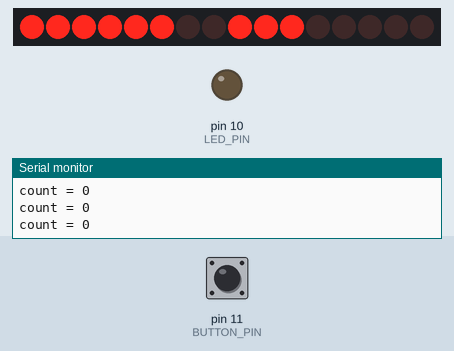
The sketch below on a simulated Arduino Uno, built with avr-gcc and run on an emulated ATmega328P. Shown: 16 shift-register outputs drawn as a row of LEDs (first output left, lit = HIGH), output pins drawn as LEDs (lit = HIGH), the last lines printed to the serial monitor. Wiring (inferred from the names in the program): 2 × shift register (74HC595): data pin 2; shift clock pin 4; latch pin 3. Wiring (inferred from the signals the program sends): row of LEDs: on Q0, Q1, Q2, Q3, Q4, Q5, Q6, Q7, Q8, Q9, Q10, Q11, Q12, Q13, Q14, Q15. Inputs (shaded band) come from the test bench; at power-on: pin 11 (BUTTON_PIN) HIGH. Pins used as bus, display or sensor lines are not drawn.

Above: at 1.2 s.
1.3 s: pin 11 (BUTTON_PIN) pulled LOW for 0.15 s
At 1.55 s:
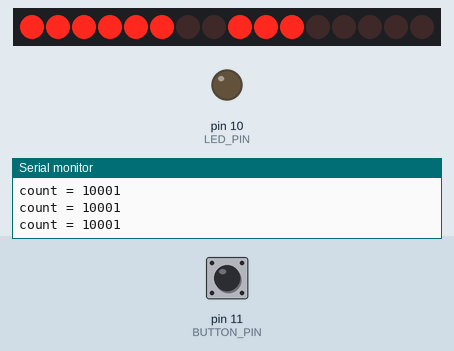
2.0 s: pin 11 (BUTTON_PIN) pulsed LOW 5 times (0.12 s each, 0.3 s apart)
At 2.67 s:
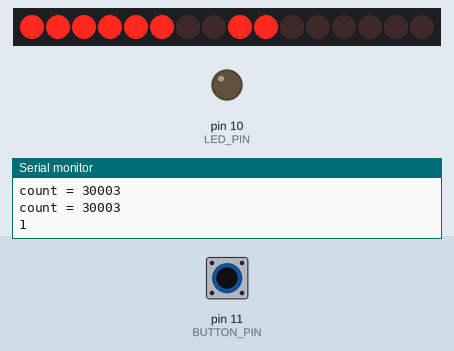
6.5 s: pin 11 (BUTTON_PIN) pulled LOW for 1 s
9.0 s: pin 11 (BUTTON_PIN) pulled LOW for 3.2 s
At 9.27 s:
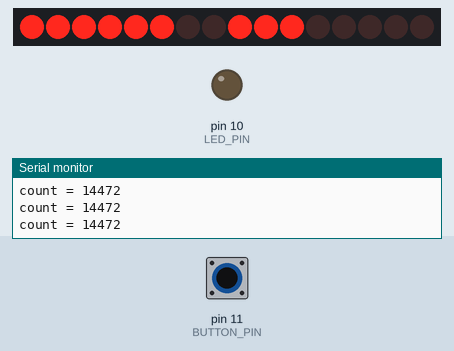
Timing chart, 0 to 13.8 s (numbered marks = the images above; inputs shaded):
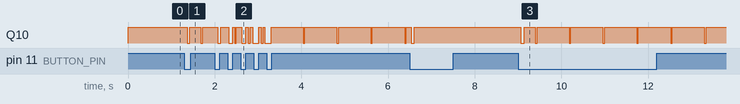

The sketch:

Crony_MUI.ino
```cpp
#define SCLK_C 4 // пины ардуино для подключения Crony
#define RCLK_C 3
#define DIO_C  2

unsigned long timer0; //Переменная для работы таймера

int NUMBER = 0;  //Счетчик для определения номера ячейки в столбце массива symbol[][]
int NUMBER1 = 0; //Переменная для хранения значения 1го разряда
int NUMBER2 = 0; //Переменная для хранения значения 2го разряда
int NUMBER3 = 0; //Переменная для хранения значения 3го разряда

int column = 10; //Количество столбцов массива
int line = 0;    //Переменная для выбора строки из массива

int funct = 0;   //Выбор функции (режима работы)
int del = 1000;  //Интервалл переключения индикатора
int iIi  = 10;   //Переменная иИи для включения FloatPoint только на одном определенном разряде, на пример плавающую точку (12,3 - 1,23)
byte FloatPoint = 0b10000000; // h. Байт включаюший сегмент "h" индикатора
byte other = 0b00000000; //Дополнительный байт, позволяет
//модифицировать байт отправляемый
//на порт DIO и сдвиговый регистр

// маска для 7 сигментного индикатора
const byte symbol[5][10] = {
  {
    0b00000000, //
    0b01110110, // H
    0b01111001, // E
    0b00111000, // L
    0b00111000, // L
    0b00111111, // O
    0b00000000, //
    0b00000000, //
    0b01000000, // -
    0b00000000, //
  }, {
    0b00111111, // 0
    0b00000110, // 1
    0b01011011, // 2
    0b01001111, // 3
    0b01100110, // 4
    0b01101101, // 5
    0b01111101, // 6
    0b00000111, // 7
    0b01111111, // 8
    0b01101111, // 9
  }, {
    //Crony
    0b01100011, //"o_o"
    0b01000001, //"=_="
    0b01000000, //"-_-"
    0b01000011, //">_>"
    0b01100001, //"<_<"
    0b00000001, //"-high -"
    0b00001000, //"_"_
    0b01001000, //"="_
    0b01011100, //"o"_
    0b01000000, //"-"_
  }, {
    //"__________"
    0b01011100, //"o"
    0b01010100, //"n"
    0b00011100, //"u"
    0b01000000, //"-"
    0b00001000, //"_"
    0b01001100, //">"
    0b01011000, //"<"
    0b00111111, //"0"
    0b00000000, //
    0b00000000, //
  }, {
    //каждый сегмент в отдельности
    0b00000000, // пробел
    0b00000001, // a
    0b00000010, // b
    0b00000100, // c
    0b00001000, // d_
    0b00010000, // e
    0b00100000, // f
    0b01000000, // g-
    0b10000000, // h.
    0b00000000, //
  }
};
const byte chr[3] = { // маска для разряда 0, 1, 2
  0b00000110, //100
  0b00000101, //010
  0b00000011, //001
  //0b00000000, //111
  //0b00000111, //000
};
//********************

//Knopka Amperka
#define BUTTON_PIN  11
#define LED_PIN     10

boolean buttonWasUp = true;  // была ли кнопка отпущена?
boolean ledEnabled = false;  // включен ли свет?
long previousMillis = 0;
long previousMillis1 = 0;
//
int count = 0;

void setup() {
  // put your setup code here, to run once:
  pinMode(RCLK_C, OUTPUT);
  pinMode(SCLK_C, OUTPUT);
  pinMode(DIO_C, OUTPUT);

  //Knopka Amperka
  pinMode(LED_PIN, OUTPUT);
  pinMode(BUTTON_PIN, INPUT_PULLUP);

  Serial.begin(9600);

}

void loop() {
  // put your main code here, to run repeatedly:
  line = 1;
  del = 100;
  other = symbol[4][0]; //Включаем "-" на всех разрядах
  iIi = 10;
  //***********************

  //Knopka Amperka
  // определить момент «клика» несколько сложнее, чем факт того,
  // что кнопка сейчас просто нажата. Для определения клика мы
  // сначала понимаем, отпущена ли кнопка прямо сейчас...
  boolean buttonIsUp = digitalRead(BUTTON_PIN);

  // ...если «кнопка была отпущена и (&&) не отпущена сейчас»...
  if (buttonWasUp && !buttonIsUp) {
    Serial.println("1");
    // ...может это «клик», а может и ложный сигнал (дребезг),
    // возникающий в момент замыкания/размыкания пластин кнопки,
    // поэтому даём кнопке полностью «успокоиться»...
    if (millis() - previousMillis >= 10) {
        previousMillis = millis();
        Serial.println("2");
        // ...и считываем сигнал снова
        buttonIsUp = digitalRead(BUTTON_PIN);
        Serial.println(buttonIsUp);
        if (!buttonIsUp) {
          Serial.println("3");
          // если она всё ещё нажата...
          //if (millis() - previousMillis1 >= 10) {
            //previousMillis1 = millis();
            buttonIsUp = digitalRead(BUTTON_PIN);
            Serial.println(buttonIsUp);
            for (int i; i <= 10000; i++) {
              count++;
            if (buttonIsUp) {
              count = 0;
              Serial.println("4");
              // ...это клик! Переворачиваем сигнал светодиода
              ledEnabled = !ledEnabled;
              digitalWrite(LED_PIN, ledEnabled);
              NUMBER++;
            }
          }
        }
      }
    }
   // if (buttonWasUp && buttonIsUp) {
    //  count = 0;
   // }

  // запоминаем последнее состояние кнопки для новой итерации
  buttonWasUp = buttonIsUp;
  Serial.print("count = ");
  Serial.println(count);


                //***********************
                // NUMBER = 123;  // float Volt умножается на 10 что бы переместить запятую
                //Serial.println();   //и  преобразуется в int NUMBER (123.4 = 123)
                NUMBER3 = NUMBER % 10; //001
                NUMBER2 = NUMBER / 10; //010
  if (NUMBER2 >= 10) {
  NUMBER2 = (NUMBER / 10) % 10;
  }
  NUMBER1 = NUMBER / 100; //100
  if (NUMBER1 >= 10) {
  NUMBER1 = 0;
}

int NUMBERS[3] = { // Массив масок каждого разряда
  NUMBER1,
  NUMBER2,
  NUMBER3,
};

int i;
for (i = 0; i <= 2; i++) {
  digitalWrite(RCLK_C, LOW); // открываем защелку
    shiftOut(DIO_C, SCLK_C, MSBFIRST,  chr[i]);  // включаем разряд

    if (i == iIi) { //Включаем запятую второго разряда
      shiftOut(DIO_C, SCLK_C, MSBFIRST, symbol[line][NUMBERS[i]] + FloatPoint);
    }
    else {
      shiftOut(DIO_C, SCLK_C, MSBFIRST, symbol[line][NUMBERS[i]] + other); //Отправляем байт-маску на вход регистра
    }
    digitalWrite(RCLK_C, HIGH); // защелкиваем регистры
    delay(1);
  }

}
```

Measured:
- after the input at 1.3 s, Q10: alternates HIGH for 0.26 s and LOW for 0.05 s, starting after 0.07 s
- after the input at 9.0 s, Q10: goes LOW 0.08 s, HIGH 0.26 s, 5 × (LOW 0.04 s, HIGH 0.74 s), LOW 0.04 s, then HIGH, starting after 0.06 s
